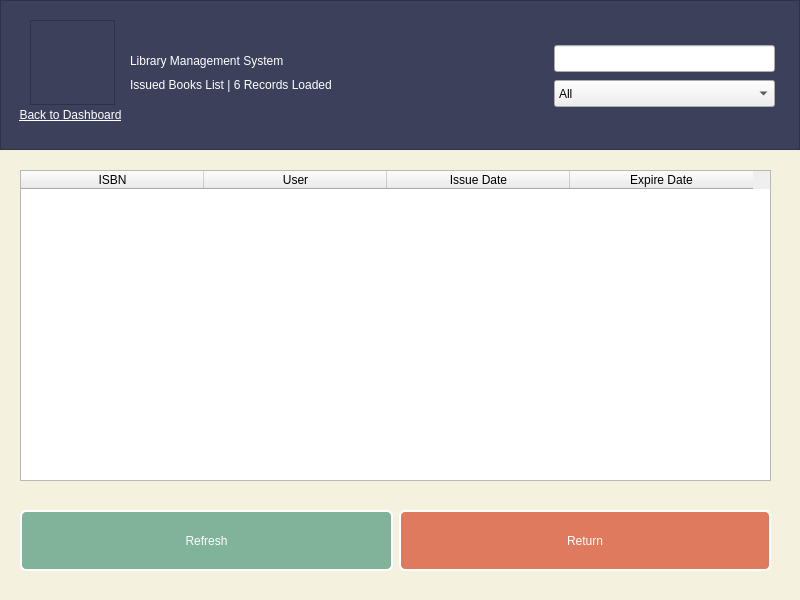
<?xml version="1.0" encoding="UTF-8"?>
<ui version="4.0">
 <class>issuedBooks_admin</class>
 <widget class="QWidget" name="issuedBooks_admin">
  <property name="geometry">
   <rect>
    <x>0</x>
    <y>0</y>
    <width>800</width>
    <height>600</height>
   </rect>
  </property>
  <property name="windowTitle">
   <string>Form</string>
  </property>
  <property name="windowIcon">
   <iconset resource="res.qrc">
    <normaloff>:/icons/icons/library.png</normaloff>:/icons/icons/library.png</iconset>
  </property>
  <property name="styleSheet">
   <string notr="true">#issuedBooks_admin
{
	background-color: rgb(244, 241, 222);
	color: rgb(61, 64, 91);
}
QPushButton
{
	font: 10pt &quot;IRANYekan&quot;;
	background-color: rgb(224, 122, 95);
	color: rgb(255, 255, 255);
    border: 2px solid rgb(255, 255, 255);
    border-radius: 6px;
}
QPushButton:hover
{
	background-color: rgb(242, 204, 143);
}
QPushButton#pushButton_refresh
{
	background-color: rgb(129, 178, 154);
}
QPushButton#pushButton_refresh:hover
{
	background-color: rgb(242, 204, 143);
}</string>
  </property>
  <widget class="QFrame" name="frame_top">
   <property name="geometry">
    <rect>
     <x>0</x>
     <y>0</y>
     <width>800</width>
     <height>150</height>
    </rect>
   </property>
   <property name="styleSheet">
    <string notr="true">background-color: rgb(61, 64, 91);
color: rgb(255, 255, 255);</string>
   </property>
   <property name="frameShape">
    <enum>QFrame::StyledPanel</enum>
   </property>
   <property name="frameShadow">
    <enum>QFrame::Raised</enum>
   </property>
   <widget class="QFrame" name="frame_icon">
    <property name="geometry">
     <rect>
      <x>30</x>
      <y>20</y>
      <width>85</width>
      <height>85</height>
     </rect>
    </property>
    <property name="styleSheet">
     <string notr="true">image: url(:/icons/icons/calendar.png);</string>
    </property>
    <property name="frameShape">
     <enum>QFrame::StyledPanel</enum>
    </property>
    <property name="frameShadow">
     <enum>QFrame::Raised</enum>
    </property>
   </widget>
   <widget class="QLabel" name="label_title">
    <property name="geometry">
     <rect>
      <x>130</x>
      <y>45</y>
      <width>451</width>
      <height>31</height>
     </rect>
    </property>
    <property name="styleSheet">
     <string notr="true">font: 75 14pt &quot;IRANYekan&quot;;</string>
    </property>
    <property name="text">
     <string>Library Management System</string>
    </property>
   </widget>
   <widget class="QLabel" name="label">
    <property name="geometry">
     <rect>
      <x>130</x>
      <y>75</y>
      <width>351</width>
      <height>20</height>
     </rect>
    </property>
    <property name="styleSheet">
     <string notr="true">font: 25 10pt &quot;IRANYekan Light&quot;;</string>
    </property>
    <property name="text">
     <string>Issued Books List | 6 Records Loaded</string>
    </property>
   </widget>
   <widget class="QPushButton" name="pushButton_backtodash">
    <property name="geometry">
     <rect>
      <x>10</x>
      <y>105</y>
      <width>121</width>
      <height>20</height>
     </rect>
    </property>
    <property name="styleSheet">
     <string notr="true">border: 0px;
text-decoration: underline;
font: 25 7pt &quot;IRANYekan Light&quot;;</string>
    </property>
    <property name="text">
     <string>&amp;Back to Dashboard</string>
    </property>
    <property name="flat">
     <bool>true</bool>
    </property>
   </widget>
  </widget>
  <widget class="QTableWidget" name="tableWidget">
   <property name="geometry">
    <rect>
     <x>20</x>
     <y>170</y>
     <width>751</width>
     <height>311</height>
    </rect>
   </property>
   <property name="selectionMode">
    <enum>QAbstractItemView::SingleSelection</enum>
   </property>
   <property name="selectionBehavior">
    <enum>QAbstractItemView::SelectRows</enum>
   </property>
   <property name="sortingEnabled">
    <bool>true</bool>
   </property>
   <attribute name="horizontalHeaderDefaultSectionSize">
    <number>183</number>
   </attribute>
   <column>
    <property name="text">
     <string>ISBN</string>
    </property>
   </column>
   <column>
    <property name="text">
     <string>User</string>
    </property>
   </column>
   <column>
    <property name="text">
     <string>Issue Date</string>
    </property>
   </column>
   <column>
    <property name="text">
     <string>Expire Date</string>
    </property>
   </column>
  </widget>
  <widget class="QWidget" name="horizontalLayoutWidget">
   <property name="geometry">
    <rect>
     <x>20</x>
     <y>510</y>
     <width>751</width>
     <height>61</height>
    </rect>
   </property>
   <layout class="QHBoxLayout" name="horizontalLayout">
    <item>
     <widget class="QPushButton" name="pushButton_refresh">
      <property name="sizePolicy">
       <sizepolicy hsizetype="Expanding" vsizetype="Expanding">
        <horstretch>0</horstretch>
        <verstretch>0</verstretch>
       </sizepolicy>
      </property>
      <property name="text">
       <string>Refresh</string>
      </property>
     </widget>
    </item>
    <item>
     <widget class="QPushButton" name="pushButton_return">
      <property name="sizePolicy">
       <sizepolicy hsizetype="Expanding" vsizetype="Expanding">
        <horstretch>0</horstretch>
        <verstretch>0</verstretch>
       </sizepolicy>
      </property>
      <property name="text">
       <string>Return</string>
      </property>
     </widget>
    </item>
   </layout>
  </widget>
  <widget class="QComboBox" name="comboBox_search">
   <property name="geometry">
    <rect>
     <x>554</x>
     <y>80</y>
     <width>221</width>
     <height>27</height>
    </rect>
   </property>
   <property name="toolTip">
    <string>Search by:</string>
   </property>
   <item>
    <property name="text">
     <string>All</string>
    </property>
   </item>
   <item>
    <property name="text">
     <string>ISBN</string>
    </property>
   </item>
   <item>
    <property name="text">
     <string>User</string>
    </property>
   </item>
   <item>
    <property name="text">
     <string>Issue Date</string>
    </property>
   </item>
   <item>
    <property name="text">
     <string>Expire Date</string>
    </property>
   </item>
  </widget>
  <widget class="QLineEdit" name="lineEdit_search">
   <property name="geometry">
    <rect>
     <x>554</x>
     <y>45</y>
     <width>221</width>
     <height>27</height>
    </rect>
   </property>
   <property name="toolTip">
    <string>Quick Search</string>
   </property>
   <property name="placeholderText">
    <string/>
   </property>
  </widget>
 </widget>
 <resources>
  <include location="res.qrc"/>
 </resources>
 <connections/>
</ui>
